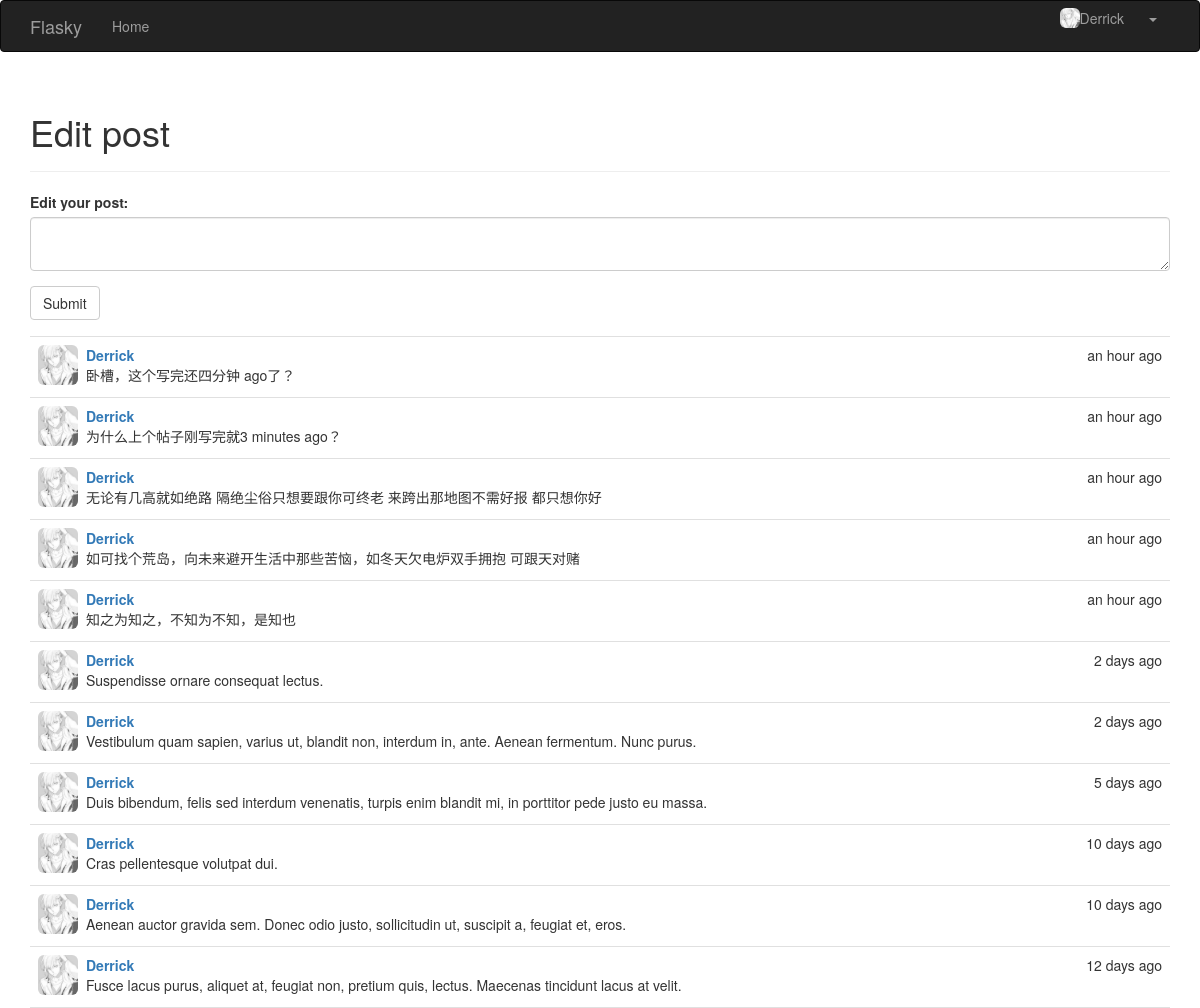
The page /edit_post (signed in) on the database its author committed.
### app/models.py (models this page shows, shortened)
class User(UserMixin,db.Model):
	__tablename__='users'
	id = db.Column(db.Integer, primary_key=True)
	username = db.Column(db.String(128), unique=True, index=True)
	gender = db.Column(db.String(32))
	address = db.Column(db.String(128))
	age=db.Column(db.Integer)
	date_of_born = db.Column(db.String(32))
	password_hash = db.Column(db.String(128))
	email = db.Column(db.String(64))
	selfintr=db.Column(db.String(256))
	role_id=db.Column(db.Integer,db.ForeignKey('roles.id'))
	confirmed=db.Column(db.Boolean,default=False)
	member_since=db.Column(db.DateTime(),default=datetime.utcnow)
	last_login=db.Column(db.DateTime(),default=datetime.utcnow)
	head_img=db.Column(db.String)
	posts=db.relationship('Post',backref='author',lazy='dynamic')
	@property
	def password(self):
		raise AttributeError('Password can not be read!')

class Post(db.Model):
	__tablename__='posts'
	id=db.Column(db.Integer,primary_key=True)
	body=db.Column(db.Text)
	body_html = db.Column(db.Text)
	timestamp=db.Column(db.DateTime,index=True,default=datetime.utcnow())
	author_id=db.Column(db.Integer,db.ForeignKey('users.id'))

### app/main/views.py (the view, shortened to what this page needs)
@main.route('/edit_post',methods=['POST',"GET"])
@login_required
def edit_post():
	form=EditPostForm()
	posts=current_user.posts.order_by(Post.timestamp.desc()).all()
	return render_template('edit_post.html',form=form,posts=posts)

### app/main/form.py
class EditPostForm(FlaskForm):
	body=TextAreaField('Edit your post:',validators=[DataRequired(),Length(min=5)])
	submit=SubmitField('Submit')

### app/auth/views.py (called while the page is built)
@auth.before_app_request
def last_login():
	if current_user.is_authenticated:
		current_user.last_login=datetime.utcnow()

@auth.before_app_request
def before_request():
	if current_user.is_authenticated and not current_user.confirmed and request.endpoint[:5]!='auth.' and request.endpoint!='static':
		return redirect(url_for('auth.unconfirmed'))

### app/main/__init__.py (called while the page is built)
@main.app_context_processor
def inject_permission():
	return dict(Permission=Permission)

### app/models.py (called while the page is built)
@login_manager.user_loader
def load_user(user_id):
	return User.query.get(int(user_id))

### app/templates/edit_post.html (shortened to what this page needs)
{% extends "base.html" %}
{%import "bootstrap/wtf.html" as wtf %}
{% block page_content %}
<div class="page-header">
    <h1>Edit post</h1>
</div>
{{ wtf.quick_form(form) }}
{% include "_posts.html" %}
{% endblock %}

### app/templates/base.html (shortened to what this page needs)
{% extends "bootstrap/base.html" %}
{% block head %}
{{ super() }}
<link rel="stylesheet" type="text/css" href="{{ url_for('static', filename='styles.css') }}">
{% endblock %}
{% block navbar %}
<div class="navbar navbar-inverse" role="navigation">
    <div class="container">
        <div class="navbar-header">
            <a class="navbar-brand" href="{{ url_for('main.index') }}">Flasky</a>
        </div>
        <div class="navbar-collapse collapse">
            <ul class="nav navbar-nav">
                <li><a href="{{ url_for('main.index') }}">Home</a></li>
            </ul>
            <ul class="nav navbar-nav navbar-right">
                {% if current_user.is_authenticated %}
                <div class="btn-group">
                    <a class="btn btn-link" href="{{ url_for('main.profile',username=current_user.username)}}">
                        <img src={{current_user.head_img}} class="img-rounded pull-left" height="20" width="20"/>
                        {{current_user.username}}
                    </a>
                    <a class="btn dropdwon-toggle btn-link" data-toggle="dropdown" href="#">
                        <span class="caret"></span>
                    </a>
                </div>
                {% else %}
                <div class="btn-group" role="group">
                    <button type="button" class="btn btn-link " onclick="window.location.href=('{{url_for('auth.login')}}')">Sign In</button>
                    <button type="button" class="btn btn-link " onclick="window.location.href=('{{url_for('auth.register')}}')">Register</button>
                </div>
                {% endif %}
            </ul>
        </div>
    </div>
</div>
{% endblock %}
{% block content %}
<div class="container">
    {% block page_content %}{% endblock %}
</div>
{% endblock %}

### app/templates/_posts.html
<ul class="posts">
    {% for post in posts %}
    <li class="post">
        <div class="post-thumbnail">
            <a href="{{url_for('main.profile',username=post.author.username)}}">
                <img class="img-rounded profile-thumbnail" src="{{post.author.head_img}}" height="40" width="40">
            </a>
        </div>
        <div class="post-date">{{ moment(post.timestamp).fromNow(refresh=True) }}</div>
        <div class="post-author">
            <a href="{{url_for('main.profile',username=post.author.username)}}">
                {{ post.author.username }}
            </a>
        </div>
        <div class="post-content">{{ post.body }}</div>
    </li>
    {% endfor %}
</ul>

### app/static/styles.css (style rules this page uses)
.profile-thumbnail { position: absolute; }
ul.posts { list-style-type: none; padding: 0px; margin: 16px 0px 0px 0px; border-top: 1px solid #e0e0e0; }
ul.posts li.post { padding: 8px; border-bottom: 1px solid #e0e0e0; }
div.post-date { float: right; }
div.post-author { font-weight: bold; margin-left: 48px; }
div.post-thumbnail { position: absolute; }
div.post-content { margin-left: 48px; min-height: 24px; }

### rows shown on the page
User: head_img (picture), username "Derrick"
Post: author.head_img (picture), timestamp "an hour ago", author.username "Derrick", body "卧槽，这个写完还四分钟 ago了？"
Post: author.head_img (picture), timestamp "an hour ago", author.username "Derrick", body "为什么上个帖子刚写完就3 minutes ago？"
Post: author.head_img (picture), timestamp "an hour ago", author.username "Derrick", body "无论有几高就如绝路 隔绝尘俗只想要跟你可终老 来跨出那地图不需好报 都只想你好"
Post: author.head_img (picture), timestamp "an hour ago", author.username "Derrick", body "如可找个荒岛，向未来避开生活中那些苦恼，如冬天欠电炉双手拥抱 可跟天对赌"
Post: author.head_img (picture), timestamp "an hour ago", author.username "Derrick", body "知之为知之，不知为不知，是知也"
Post: author.head_img (picture), timestamp "2 days ago", author.username "Derrick", body "Suspendisse ornare consequat lectus."
Post: author.head_img (picture), timestamp "2 days ago", author.username "Derrick", body "Vestibulum quam sapien, varius ut, blandit non, interdum in, ante. Aenean fermentum. Nunc purus."
Post: author.head_img (picture), timestamp "5 days ago", author.username "Derrick", body "Duis bibendum, felis sed interdum venenatis, turpis enim blandit mi, in porttitor pede justo eu massa."
Post: author.head_img (picture), timestamp "10 days ago", author.username "Derrick", body "Cras pellentesque volutpat dui."
Post: author.head_img (picture), timestamp "10 days ago", author.username "Derrick", body "Aenean auctor gravida sem. Donec odio justo, sollicitudin ut, suscipit a, feugiat et, eros."
Post: author.head_img (picture), timestamp "12 days ago", author.username "Derrick", body "Fusce lacus purus, aliquet at, feugiat non, pretium quis, lectus. Maecenas tincidunt lacus at velit."
